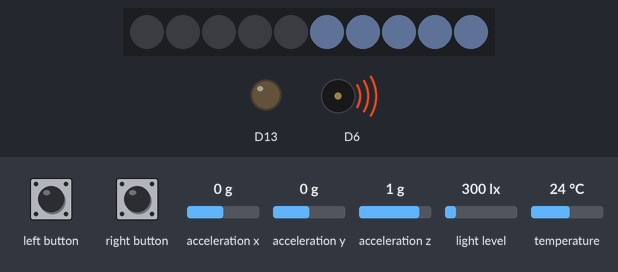
This sketch was run on a simulated Adafruit Circuit Playground Express. On the bench: 10 RGB LEDs in strip order, left to right, output pins drawn as LEDs (lit = HIGH), buzzer (waves = sounding). The inputs (shaded band) are chosen by the test bench; at power-on: acceleration x 0 g, acceleration y 0 g, acceleration z 1 g, light level 300 lx, temperature 24 °C. Dim RGB values are drawn brighter than linear; random numbers use the default seed unless the sketch sets one; EEPROM starts erased.

Above: at 1.96 s.
2.3 s: right button pressed for 3.2 s
At 5.0 s:
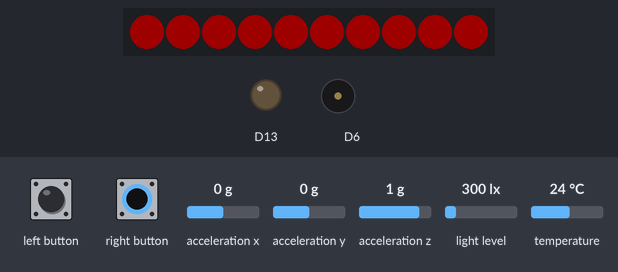
6.1 s: left button pressed for 3.2 s
At 8.7 s:
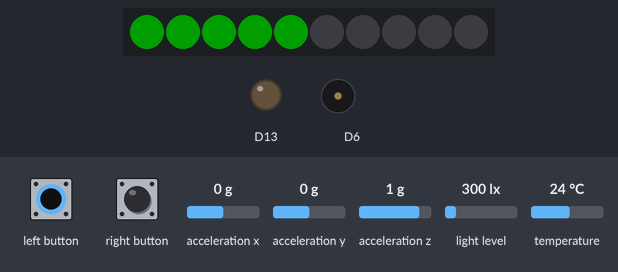
10.8 s: right button pressed for 3.2 s
At 15.6 s:
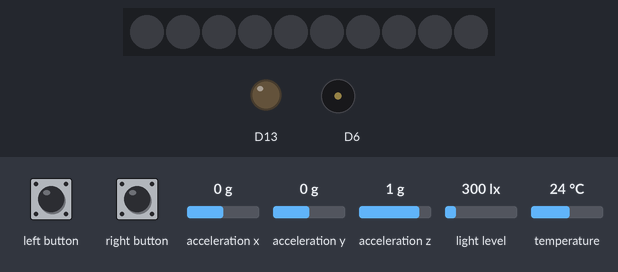
16.2 s: right button pressed for 3.2 s
At 17.68 s:
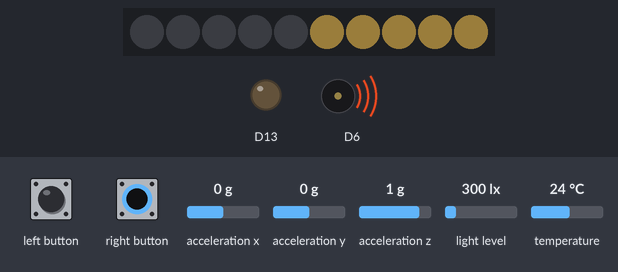
20.9 s: left button pressed for 3.2 s
At 23.84 s:
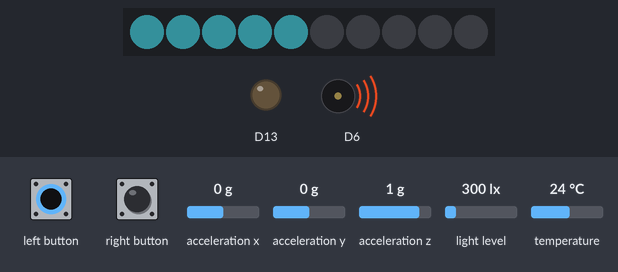
25.6 s: left button pressed for 3.2 s
At 27.08 s:
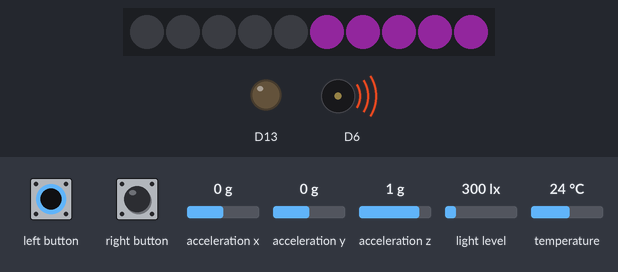
Timing chart, 0 to 31.0 s (numbered marks = the images above; inputs shaded):
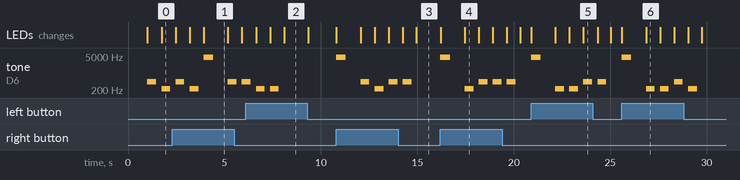

Measured:
- after the input at 10.8 s, tone on D6: plays 4400 Hz for 0.50 s, 440 Hz for 0.46 s, 220 Hz for 0.46 s, 440 Hz for 0.46 s, 440 Hz for 0.46 s, starting at once; the LEDs: first change at once (image 3 shows a later state)
- after the input at 16.2 s, tone on D6: plays 4400 Hz for 0.50 s, 220 Hz for 0.46 s, 440 Hz for 0.46 s, 440 Hz for 0.46 s, 440 Hz for 0.46 s, starting at once; the LEDs: first change at once (image 4 shows a later state)
- after the input at 20.9 s, tone on D6: plays 4400 Hz for 0.50 s, 220 Hz for 0.46 s, 220 Hz for 0.46 s, 440 Hz for 0.46 s, 440 Hz for 0.46 s, starting at once; the LEDs: first change at once (image 5 shows a later state)
- after the input at 25.6 s, tone on D6: plays 4400 Hz for 0.50 s, 220 Hz for 0.46 s, 220 Hz for 0.46 s, 440 Hz for 0.46 s, 220 Hz for 0.46 s, starting at once; the LEDs: first change at once (image 6 shows a later state)
- by itself, tone on D6: alternates 220 Hz for 0.46 s and silent for 0.27 s, 5 changes in all, then stays silent
- what the display in image 1 shows lasts 1.3 s, from 3.9 s to 5.2 s
- what the display in image 4 shows lasts 0.7 s, from 17.5 s to 18.2 s

The sketch:

CircuitPlaygroundSimon.ino
```cpp
// (licence header left out)
#define CP CircuitPlayground
#define SR Serial
#include <Adafruit_CircuitPlayground.h>
#include <EEPROM.h>
int wincolor = 0;
bool right[50];
int currentstage = 4;
int done = 0;
int loser = 0;
long int randomseed = 0;

void setup() {
  CP.begin(30);
  randomseed = analogRead(0);
  CP.setPixelColor(0,0,255,0);
  randomseed = randomseed/CP.motionY();
  CP.setPixelColor(1,0,255,0);
  randomseed = randomseed*CP.motionX();
  CP.setPixelColor(2,0,255,0);
  randomseed = randomseed+CP.motionZ();
  CP.setPixelColor(3,0,255,0);
  randomseed = randomseed*CP.temperature();
  CP.setPixelColor(4,0,255,0);
  randomseed = randomseed/CP.temperatureF();
  CP.setPixelColor(5,0,255,0);
  randomseed = randomseed+CP.lightSensor();
  CP.setPixelColor(6,0,255,0);
  randomseed = randomseed-CP.soundSensor(); //Should ensure randomness :)
  CP.setPixelColor(7,0,255,0);
  if (EEPROM.read(137) > 50) {EEPROM.write(137,0);}
  randomSeed(randomseed);
  CP.setPixelColor(8,0,255,0);
  Serial.begin(9600);
  for (int x = 0; x != 50; x++) {
    right[x] = random(0,2);
  }
  CP.setPixelColor(9,0,255,0);
  delay(1000);
}

void loop() {
  done = 0;
  CP.clearPixels();
  for(int x = 0; x != currentstage; x++) {
    if (right[x] == 0) {
      sideShow(0,random(50,255),random(50,255),random(50,255));
      if (currentstage<20) {
      CP.playTone(440,500-currentstage*10,1);
      } else {delay(500-currentstage*10);}
      delay(250-currentstage*3);
      CP.clearPixels();
      delay(30);
    } else {
      sideShow(1,random(50,255),random(50,255),random(50,255));
      if (currentstage<20) {
      CP.playTone(220,500-currentstage*10,1);
      } else {delay(500-currentstage*10);}
      delay(250-currentstage*3);
      CP.clearPixels();
      delay(30-currentstage/2);
    }
  }
  while(done != currentstage) {
    if (CP.leftButton() && right[done] != 0) {
      lose();
      loser = 1;
      break;
    } else if (CP.leftButton() && right[done] == 0) {
      sideShow(0,0,255,0);
      while (CP.leftButton()) {}
      delay(50);
      CP.clearPixels();
      done++;
    }
    if (CP.rightButton() && right[done] != 1) {
      lose();
      loser = 1;
      break;
    } else if (CP.rightButton() && right[done] == 1) {
      sideShow(1,0,255,0);
      while (CP.rightButton()) {}
      delay(50);
      CP.clearPixels();
      done++;
    }
  }
  if (loser == 0) {
    currentstage++;
    delay(250);
    CP.setBrightness(30-currentstage/2);
    } else {
    loser = 0;
  }
}

int sideShow(bool side, int c1, int c2, int c3) {
  if (side == false) {
    CP.setPixelColor(0, c1, c2, c3);
    CP.setPixelColor(1, c1, c2, c3);
    CP.setPixelColor(2, c1, c2, c3);
    CP.setPixelColor(3, c1, c2, c3);
    CP.setPixelColor(4, c1, c2, c3);
  } else {
    CP.setPixelColor(5, c1, c2, c3);
    CP.setPixelColor(6, c1, c2, c3);
    CP.setPixelColor(7, c1, c2, c3);
    CP.setPixelColor(8, c1, c2, c3);
    CP.setPixelColor(9, c1, c2, c3);
  }
}

void lose() {
  if (currentstage > EEPROM.read(137)) {
    EEPROM.write(137, currentstage);
    wincolor = 255;
  } else { wincolor = 0; }
  CP.playTone(4400,500,0);
  sideShow(1,255,0,0);
  sideShow(0,255,0,0);
  if (currentstage>5) {
    CP.setPixelColor(0,wincolor,255,0);
  } if (currentstage>10) {
    CP.setPixelColor(1,wincolor,255,0);
  } if (currentstage>15) {
    CP.setPixelColor(2,wincolor,255,0);
  } if (currentstage>20) {
    CP.setPixelColor(3,wincolor,255,0);
  } if (currentstage>25) {
    CP.setPixelColor(4,wincolor,255,0);
  } if (currentstage>30) {
    CP.setPixelColor(5,wincolor,255,0);
  } if (currentstage>35) {
    CP.setPixelColor(6,wincolor,255,0);
  } if (currentstage>40) {
    CP.setPixelColor(7,wincolor,255,0);
  } if (currentstage>45) {
    CP.setPixelColor(8,wincolor,255,0);
  } if (currentstage>49) {
    CP.setPixelColor(9,wincolor,255,0);
  }
  delay(1000);
  while (CP.rightButton() == 0 && CP.leftButton() == 0) {}
  for (int x = 0; x != 50; x++) {
    right[x] = random(0,2);
  }
  currentstage = 4;
  done = 0;
  delay(250);
}
```
